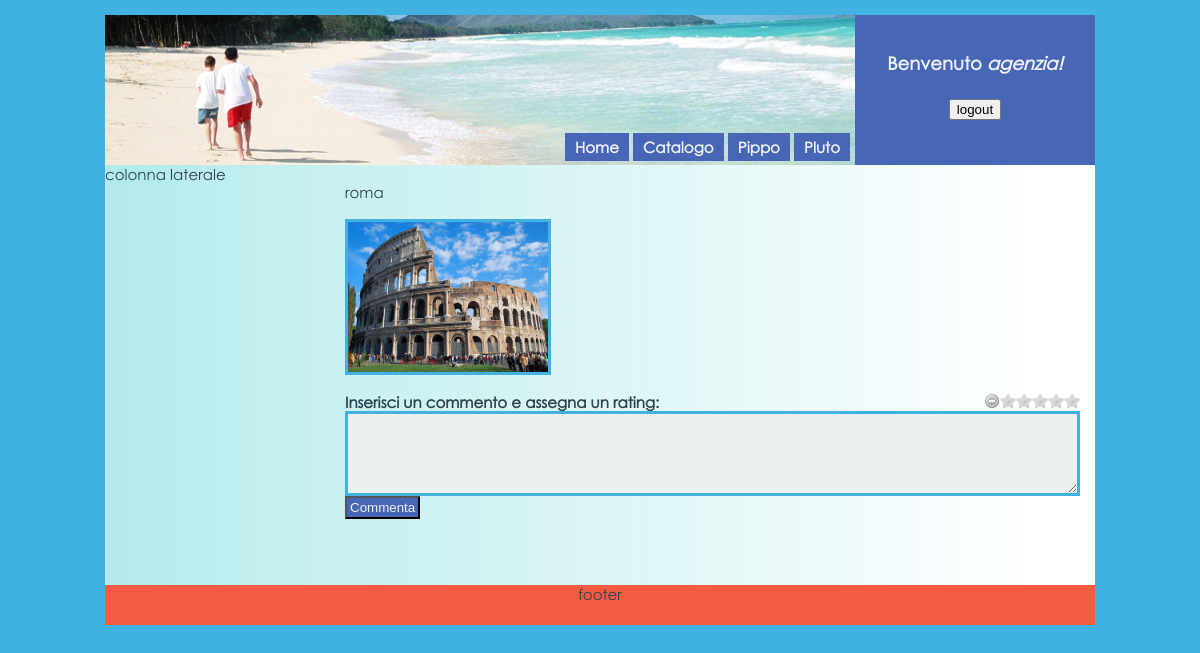
/commenti.php?id=1 (signed in), run on the app's committed database.
### tables this page shows
CREATE TABLE IF NOT EXISTS `destinazione` (
  `id` int(11) NOT NULL AUTO_INCREMENT,
  `continente` varchar(50) NOT NULL,
  `citta` varchar(50) NOT NULL,
  `tipo` varchar(50) NOT NULL,
  `foto` varchar(100) NOT NULL,
  `descrizione` longtext NOT NULL,
  PRIMARY KEY (`id`)
);

### config.php (called while the page is built)
<?php
	 $session_name = "login";
?>

### database.php (called while the page is built, shortened)
<?php
    class database{
        public static function qSelect($conn, $sql){
            $risposta = mysql_query($sql)
                or die("Errore nell'esecuzione della query di selezione: " . mysql_error());
            return $risposta;
        }
    }
?>

### commenti.php (the view, shortened to what this page needs)
<!DOCTYPE HTML PUBLIC "-//W3C//DTD HTML 4.01 Transitional//EN" "http://www.w3.org/TR/html4/loose.dtd">
<html>
  <head>
    <link rel="stylesheet" type="text/css" href="style/style.css">
    <link rel="stylesheet" type="text/css" href="style/rateit.css">
  </head>
  <body>
    <div id="container">
    <div id="header_container">
	<div id="logo">
			<span id="menu">
				<a href="index.php"><span class="btn_menu">Home</span></a>
				<a href="#"><span class="btn_menu">Catalogo</span></a>
				<a href="#"><span class="btn_menu">Pippo</span></a>
				<a href="#"><span class="btn_menu">Pluto</span></a>
			</span>
	</div>
	<div id="login">
		<?php
			include_once 'config.php';
			if(isset($_SESSION[$session_name])){
				echo "<br><br><h2>Benvenuto<a href='homepersonale.php'> " . $_SESSION['username'] . "!</a></h2><br>";
				echo "<form method='POST' action='logout.php'>
						<input type='submit' value='logout'>
					  </form>";
			}
			else
			{
					include 'login_form.php';
			}
		?>
	</div>
	</div>
      <div id="content_container">
	<div id="content">
		<?php
			include_once "database.php";
			$id_dest = $_GET['id'];
			$conn=database::dbConnect();
			$sql = "SELECT `citta`, `foto`, `descrizione` FROM `destinazione` WHERE `id` = $id_dest";
			$result = database::qSelect($conn, $sql);
			$record = mysql_fetch_array($result);
			extract($record);
			echo "<div id='dest_intestazione'><br><div id='dest_commento'>$citta</div><br>";
			echo "<div id='dest_foto'><img src=style/images/dest/$foto width=200 height=150></div>";
			echo "<div id='dest_descrizione'>$descrizione</div></div>";
			if(isset($_SESSION[$session_name])){
				$user=$_SESSION['username'];
				if(!isset($_POST['commento'])){
					echo "<br><span class='tit_commento'>Inserisci un commento e assegna un rating:</span>";
					echo "<div class='rateit' id='rateit5' data-rateit-step=1></div><br>";
					$form="<div id='commento'>
						 	<form name='form_commento' method='POST' action='commenti.php?id=".$id_dest."'>
						 		<textarea name='commento' cols=90 rows=5></textarea>
						 		<input type='hidden' name='voto' value=''>
						 		<br>
						 		<input class='btn_commenta' type='button' value='Commenta' onclick=\"check_comment($id_dest,'$user')\">
						 	</form>
						  </div><br>";
					echo $form;
				 }
				else{
				}
			}
			else
				echo "Per inserire un commento devi essere loggato.";
		?>
	</div>
	<div id="navigation">
	  	<div>colonna laterale</div>
	</div>
      </div>
      <div id="footer">
		<div>footer</div>
      </div>
    </div>
  </body>
</html>

### style/style.css (style rules this page uses)
html,body { font-family: "Century Gothic", verdana, sans-serif; font-size: 15px; color: #2E4350; height: 100%; margin: 0; padding: 0; }
body { font-family: "Century Gothic", verdana, sans-serif; font-size: 15px; background-color: #42B2E3; text-align:center; }
#container { width: 990px; margin: 0 auto; margin-top: 15px; text-align: left; }
#header_container { width: 990px; line-height: 1; margin: 0 auto; background: #ECF0F1; height: 150px; text-align: center; }
#logo { float:left; width:750px; height:150px; background: url("images/header.png"); }
#logo a { text-decoration: none; font-weight: bold; color: #ECF0F1; }
#menu { float:right; padding-top:125px; padding-right: 5px; }
.btn_menu { width: 90px; height: 25px; padding-top: 5px; padding-bottom: 5px; padding-left: 10px; padding-right: 10px; background-color: #4766B5; }
#login { font-size: 12px; color: #ECF0F1; float:right; width:240px; height:150px; background-color: #4766B5; }
#login a { text-decoration: none; font-weight: bold; font-style: oblique; color: #ECF0F1; }
#content_container { overflow:hidden; width: 990px; margin: 0 auto; min-height:420px; }
#content { float: right; width: 750px; background: url("images/cont_background.png") repeat-y; padding-bottom: 10000px; margin-bottom: -10000px; }
#content form { padding-left:160px; padding-top:40px; }
#navigation { float: left; width:240px; background: url("images/nav_background.png") repeat-y; padding-bottom: 10000px; margin-bottom: -10000px; }
#footer { background-color: #F55A42; width: 990px; margin: 0 auto; text-align: center; height: 40px; clear:both; }
#dest_foto { border:3px solid #42B2E3; width:200px; height:150px; margin:0 auto; float: left; }
#dest_intestazione { overflow:auto; }
.tit_commento { font-weight: bold; float: left; }
#commento form { padding: 0px; }
#commento textarea { border:3px solid #42B2E3; width: 725px; background-color: #ECF0F1; }
.btn_commenta { padding-top: 2px; padding-bottom: 2px; padding-left: 3px; padding-right: 3px; background-color: #4766B5; color: #ECF0F1; }

### style/rateit.css (style rules this page uses)
div.rateit { display: -moz-inline-box; display: inline-block; position: relative; -webkit-user-select: none; -khtml-user-select: none; -moz-user-select: none; -o-user-select: none; user-select: none; -webkit-touch-callout: none; float: right; margin-right: 15px; }

### data on the page
destinazione: citta "roma", foto (picture)

### other printed values
$_SESSION['username'] "agenzia"
